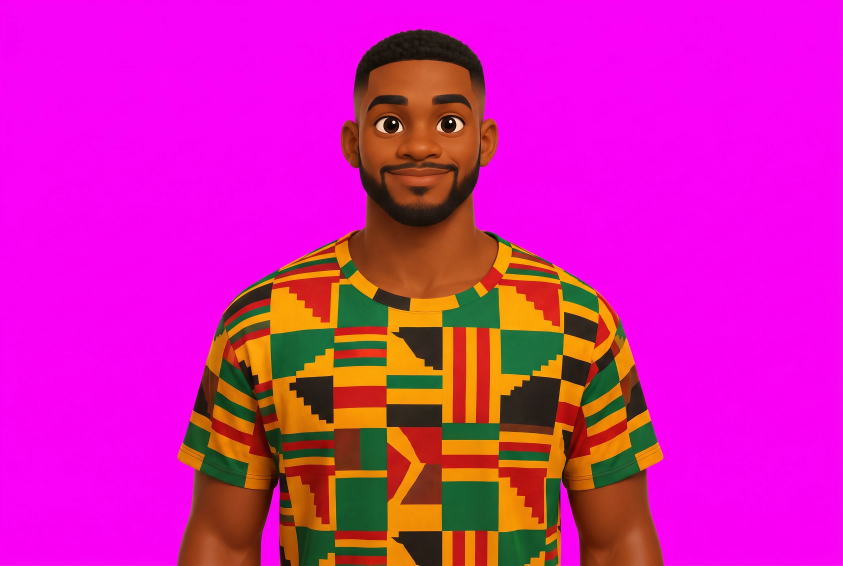
#> input picture assets/drafts/hero-head/wide.webp, 2528 x 1696 px, given in place of still.webp, which was not available (shown at 1/3 size)
$ python build-head-rig.py --pitch 1.0
#> lines starting #> are read from the running program, lines starting #| are printed output that depends on the picture; pictures that were not available may be replaced by others from this repository, and a replacement may not be noted
#!/usr/bin/env python3
"""Turn the hero's pose grid into the files the site loads.

The grid is GPT Image 2.5 edits of one still (assets/drafts/hero-head/still.webp)
on Higgsfield, each asking for only the head pose to change: rows tilt from
looking up to looking down, columns turn from the viewer's left to right,
saved as assets/drafts/hero-head/grid/ROW_COL.webp. For each image this keys
out the magenta background, locks it to the still body, and matches colour.
The whole upper body (head, neck, collar, shoulders) comes from each pose, so
nothing is stitched at the neck; only the lower chest is the still, feathered
into the box edges. Check a contact sheet of the grid
before building: columns must run from the viewer's left to right.

Writes public/assets/hero-head/: row_N.webp (top row looks up), body.webp (the
still with the box area cleared), still.webp (the full still, for no-JS and
reduced motion) and rig.json, which also records where the eyes are in every
cell so the site can paint blinks.

  python scripts/build-head-rig.py --pitch -1 -0.5 0 0.5 1

Needs numpy, pillow and opencv-python-headless.
"""
from pathlib import Path
import argparse
import json
import cv2
import numpy as np
from PIL import Image

ROOT = Path(__file__).resolve().parent.parent
STILL = ROOT / "assets/drafts/hero-head/still.webp"
GRID = ROOT / "assets/drafts/hero-head/grid"
# An outpaint of the still with room for his full shoulders. The site shows
# this, with the still and the poses laid exactly over its middle.
WIDE = ROOT / "assets/drafts/hero-head/wide.webp"
WIDE_CROP = (0.13, 0.87, 0.74)  # left, right, bottom, as fractions of the outpaint
OUT = ROOT / "public/assets/hero-head"

SIZE = 1024   # the still is SIZE x SIZE on magenta
PAD = 48      # empty rows above, so a lifted head has room
BOX = (150, 0, 874, PAD + 800)   # stage pixels the canvas repaints per pose
FEATHER = 48  # soft edge where the box meets the still body
CELL_SCALE = 0.75
COLS = 9


def smooth(a, b, x):
    t = np.clip((x - a) / (b - a), 0, 1)
    return t * t * (3 - 2 * t)


def key(rgb):
    """Magenta key with despill. Returns straight RGB and alpha in 0..1."""
    f = rgb.astype(np.float32)
    magenta = np.minimum(f[..., 0], f[..., 2]) - f[..., 1]
    alpha = 1 - smooth(45, 130, magenta)
    spill = np.clip(magenta, 0, None)
    f[..., 0] -= spill * 0.85
    f[..., 2] -= spill * 0.85
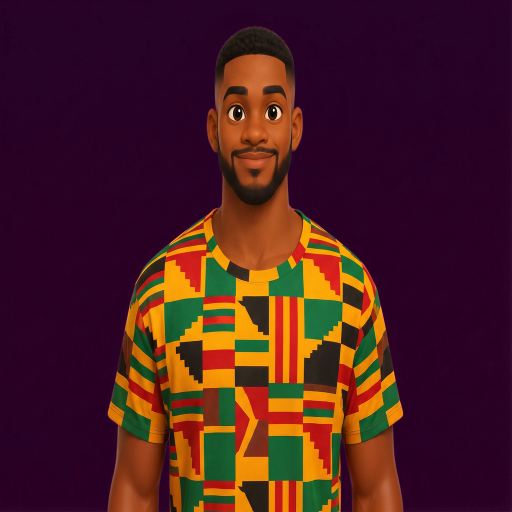
#> f: shape (1024, 1024, 3) float32 (shown at 1/2 size); mean R, G, B 73.8, 28.7, 33.9
    return np.clip(f, 0, 255), alpha


# [59 lines left out: functions to_stage, lock, eyes, not called in this run]


def main():
    parser = argparse.ArgumentParser()
    parser.add_argument("--pitch", nargs="+", type=float, required=True)
    args = parser.parse_args()

    still_rgb, still_a = key(np.array(Image.open(STILL).convert("RGB").resize((SIZE, SIZE), Image.LANCZOS)))
    h = SIZE + PAD
    rgb0 = np.zeros((h, SIZE, 3), np.float32)
    a0 = np.zeros((h, SIZE), np.float32)
    rgb0[PAD:], a0[PAD:] = still_rgb, still_a
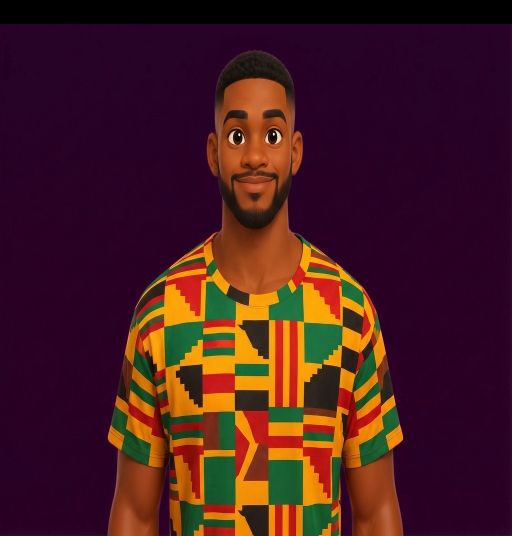
#> rgb0: shape (1072, 1024, 3) float32 (shown at 1/2 size); mean of channels 0, 1, 2 70.5, 27.4, 32.4; drawn as R, G, B
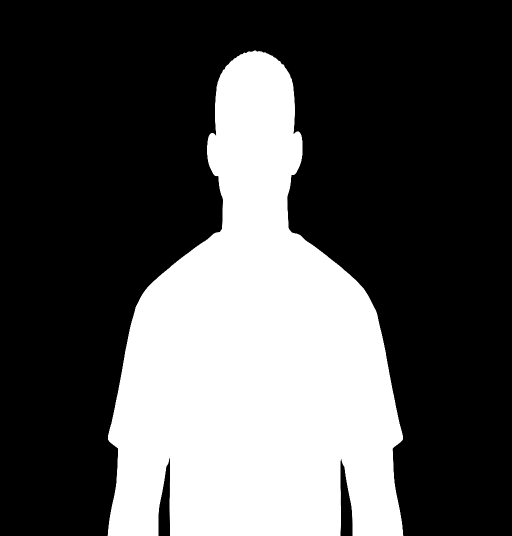
#> a0: shape (1072, 1024) float32 (shown at 1/2 size); min 0, max 1, mean 0.32
    on_grey = (rgb0 * a0[..., None] + 128 * (1 - a0[..., None])).astype(np.uint8)
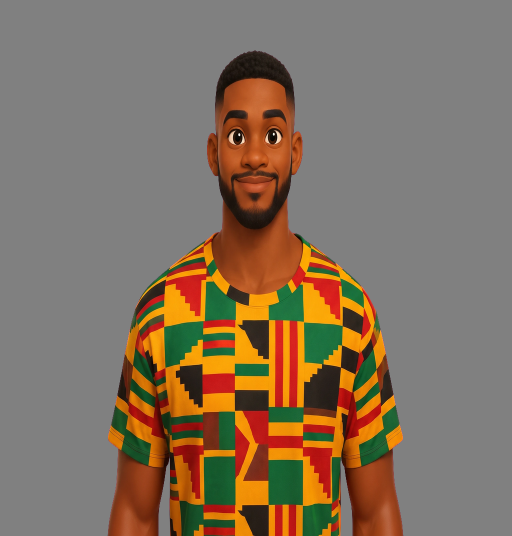
#> on_grey: shape (1072, 1024, 3) (shown at 1/2 size); mean of channels 0, 1, 2 131.5, 113.5, 95.2; drawn as R, G, B
    # Align on the chest and shoulders, which never move.
    body_mask = np.zeros((h, SIZE), np.uint8)
    body_mask[PAD + 640:, :] = 255
    body_mask[a0 < 0.9] = 0

    x0, y0, x1, y1 = BOX
    yy, xx = np.mgrid[:h, :SIZE].astype(np.float32)
    # 1 inside the box, easing to 0 across its sides and bottom.
    inside = (smooth(x0, x0 + FEATHER, xx) * (1 - smooth(x1 - FEATHER, x1, xx))
              * (1 - smooth(y1 - FEATHER, y1, yy)))
    inside[(xx < x0) | (xx >= x1) | (yy >= y1)] = 0

    fw, fh = round((x1 - x0) * CELL_SCALE), round((y1 - y0) * CELL_SCALE)
    rows = []
    for r, pitch in enumerate(args.pitch):
        poses = [np.array(Image.open(GRID / f"{r}_{c}.webp").convert("RGB").resize((SIZE, SIZE), Image.LANCZOS))
                 for c in range(COLS)]
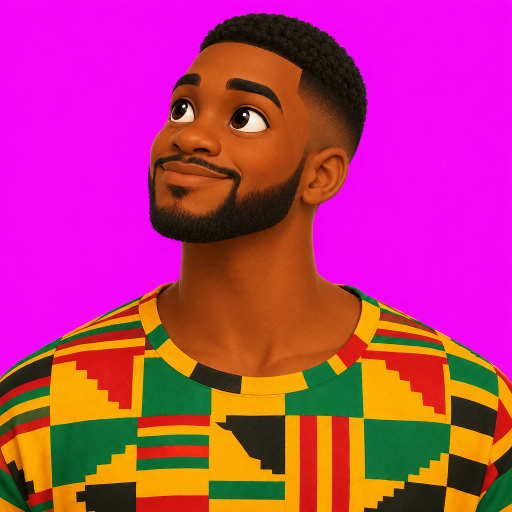
#> input picture assets/drafts/hero-head/grid/0_0.webp, 1024 x 1024 px (shown at 1/2 size)
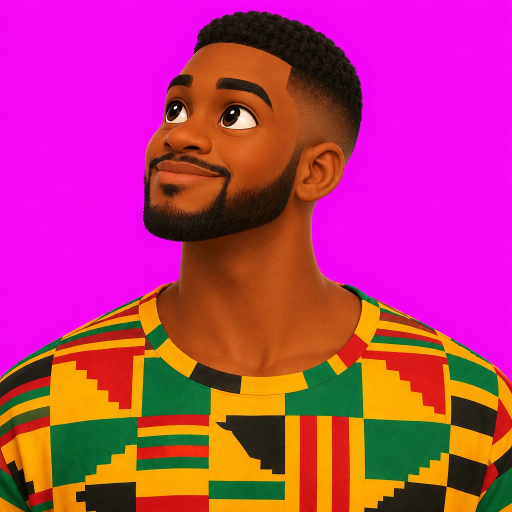
#> input picture assets/drafts/hero-head/grid/0_1.webp, 1024 x 1024 px (shown at 1/2 size)
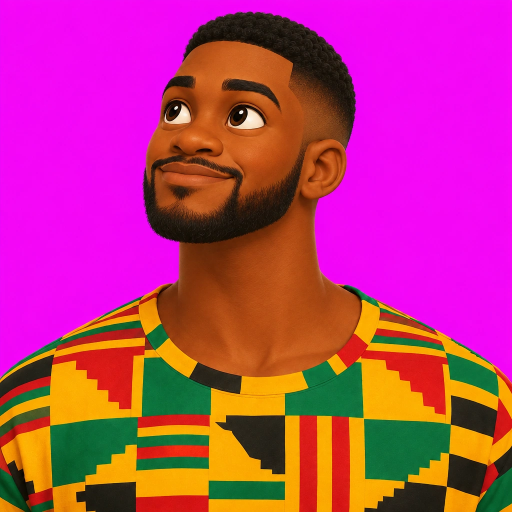
#> input picture assets/drafts/hero-head/grid/0_2.webp, 1024 x 1024 px (shown at 1/2 size)
        cells = []
        for c in range(COLS):
            rgb, a = key(lock(to_stage(poses[c], (h, SIZE)), on_grey, body_mask))
            # Match colour to the still on the chest so the box edge is invisible.
            zone = (body_mask > 0) & (a > 0.95)
            if zone.sum() > 500:
                gain = rgb0[zone].mean(0) / np.maximum(rgb[zone].mean(0), 1)
                rgb = np.clip(rgb * np.clip(gain, 0.85, 1.15), 0, 255)
            cell = np.dstack([rgb, a * inside * 255])[y0:y1, x0:x1].astype(np.uint8)
            cell = np.array(Image.fromarray(cell).resize((fw, fh), Image.LANCZOS))
            eye_cells = []
            for ex, ey, rx, ry in eyes(rgb, a):
                # Eyelid skin sits between the lash line and the brow.
                lid = rgb[int(ey - ry - 12):int(ey - ry - 4), int(ex - rx * 0.5):int(ex + rx * 0.5)]
                colour = lid.reshape(-1, 3).mean(0) if lid.size else np.array([120, 70, 50])
                # Stage pixels relative to the box, not cell pixels.
                eye_cells.append([round(ex - x0, 1), round(ey - y0, 1), rx, ry,
                                  "#%02x%02x%02x" % tuple(int(v) for v in colour)])
            cells.append({"image": cell, "eyes": eye_cells})
        rows.append(cells)

    # Find the still inside the outpaint, then build the stage around it.
    wide_src = np.array(Image.open(WIDE).convert("RGB"))
    big = cv2.cvtColor(wide_src, cv2.COLOR_RGB2GRAY)
    small = cv2.cvtColor(np.array(Image.open(STILL).convert("RGB")), cv2.COLOR_RGB2GRAY)
    best = (-1.0, 0, (0, 0))
    for w in range(800, min(big.shape) + 1, 4):
        t = cv2.resize(small, (w, w), interpolation=cv2.INTER_AREA)[: int(w * 0.7)]
        if t.shape[0] > big.shape[0] or t.shape[1] > big.shape[1]:
            continue
        _, score, _, loc = cv2.minMaxLoc(cv2.matchTemplate(big, t, cv2.TM_CCOEFF_NORMED))
        if score > best[0]:
            best = (score, w, loc)
    score, w, (mx, my) = best
    k = SIZE / w
    wide = cv2.resize(wide_src, None, fx=k, fy=k, interpolation=cv2.INTER_AREA)
    cx0, cx1 = round(wide.shape[1] * WIDE_CROP[0]), round(wide.shape[1] * WIDE_CROP[1])
    cy1 = round(wide.shape[0] * WIDE_CROP[2])
    wide_rgb, wide_a = key(wide[:cy1, cx0:cx1])
    lx, ly = round(mx * k) - cx0, round(my * k) - PAD
    print(f"still found in the outpaint at {w}px (match {score:.3f}); stage {wide_rgb.shape[1]}x{cy1}")
    assert ly >= 0 and lx >= 0 and lx + SIZE <= wide_rgb.shape[1], "crop the outpaint wider"

    # Lay the full-resolution still over the outpaint, feathered at its edges.
    sh, sw = wide_rgb.shape[:2]
    local_y, local_x = np.mgrid[:h, :SIZE].astype(np.float32)
    lay = (smooth(0, 64, local_x) * (1 - smooth(SIZE - 64, SIZE, local_x))
           * (1 - smooth(h - 64, h, local_y)))
    lay[:PAD] = 0
    lay[PAD:PAD + 64] = np.maximum(lay[PAD:PAD + 64], smooth(PAD, PAD + 64, local_y[PAD:PAD + 64]))
    stage_rgb, stage_a = wide_rgb.copy(), wide_a.copy()
    region = (slice(ly, ly + h), slice(lx, lx + SIZE))
    keep = lay[: stage_a[region].shape[0]][..., None]
    stage_rgb[region] = stage_rgb[region] * (1 - keep) + rgb0[: keep.shape[0]] * keep
    stage_a[region] = stage_a[region] * (1 - keep[..., 0]) + a0[: keep.shape[0]] * keep[..., 0]
    covered = np.zeros((sh, sw), np.float32)
    covered[region] = inside[: keep.shape[0]]

    OUT.mkdir(parents=True, exist_ok=True)
    still = np.dstack([stage_rgb, stage_a * 255]).astype(np.uint8)
    Image.fromarray(still).save(OUT / "still.webp", quality=90, method=6)
    body = still.copy()
    # Fully opaque wherever a pose fades out over it, so the feather never
    # lets the page show through; cleared only where a pose covers it fully.
    body[..., 3] = (stage_a * (covered < 0.999) * 255).astype(np.uint8)
    Image.fromarray(body).save(OUT / "body.webp", quality=90, method=6)
    rig = {"box": [x0 + lx, y0 + ly, x1 + lx, y1 + ly], "stage": [sw, sh], "frame": [fw, fh], "cols": COLS,
           "center": COLS // 2, "pitch": args.pitch, "rows": []}
    for r, cells in enumerate(rows):
        strip = Image.new("RGBA", (fw * COLS, fh))
        for c, cell in enumerate(cells):
            strip.paste(Image.fromarray(cell["image"]), (c * fw, 0))
        name = f"row_{r}.webp"
        strip.save(OUT / name, quality=86, method=6)
        rig["rows"].append({"src": name, "eyes": [cell["eyes"] for cell in cells]})
    (OUT / "rig.json").write_text(json.dumps(rig, separators=(",", ":")))
    print("wrote", OUT)


if __name__ == "__main__":
#> (the run stopped early here; a loop or call above may not have finished)
